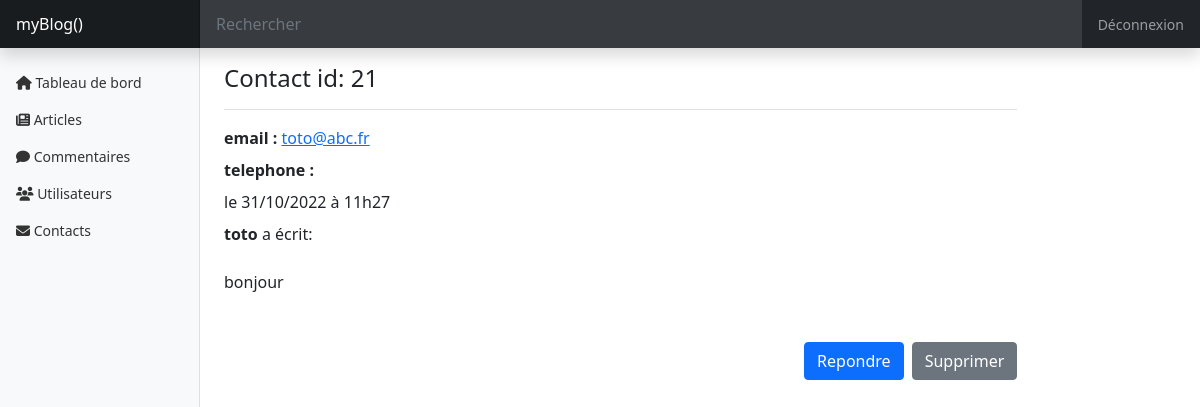
Screenshot of /index.php?action=viewContact&id=21 (signed in) with the database file from the repository.
### tables this page shows
CREATE TABLE `contacts` (
  `id` int(11) NOT NULL,
  `fullname` varchar(255) NOT NULL,
  `email` varchar(255) NOT NULL,
  `phone` varchar(255) DEFAULT NULL,
  `message_content` text NOT NULL,
  `contact_date` datetime NOT NULL
);

### src/controllers/admin/ViewContactController.php (called while the page is built, shortened)
<?php
class viewContactController
{
    public function execute(string $id)
    {
        $contactRepository = new ContactRepository();
        $contactRepository->connection = new DatabaseConnection();
        $contact = $contactRepository->getContactById($id);
        require 'templates/admin/view_contact.php';
    }
}

### src/lib/DatabaseConnection.php (called while the page is built, shortened)
<?php
class DatabaseConnection
{
    public ?\PDO $database = null;
    public function getConnection(): \PDO
    {
        if ($this->database === null) {
            $this->database = new \PDO('mysql:host=localhost;dbname=P5_myBlog;charset=utf8', 'root', '');
        }
        return $this->database;
    }
}

### src/repository/ContactRepository.php (called while the page is built, shortened)
<?php
class ContactRepository
{
    public DatabaseConnection $connection;
    public function getContactById(string $id): Contact
    {
        $statement = $this->connection->getConnection()->prepare(
            "SELECT id, fullname, email, phone, message_content, DATE_FORMAT(contact_date, '%d/%m/%Y à %Hh%i') AS french_creation_date FROM contacts WHERE id = ?"
        );
        $statement->execute([$id]);
        $row = $statement->fetch();
        $contact = new Contact(
            $row['id'],
            $row['fullname'],
            $row['email'],
            $row['phone'],
            $row['message_content'],
            $row['french_creation_date']
        );
        return $contact;
    }
}

### src/model/contact.php (called while the page is built, shortened)
<?php
class Contact
{
    public function __construct(
        string $id,
        string $fullname,
        string $email,
        string $phone,
        string $messageContent,
        string $frenchCreationDate
    ) {
        $this->id = $id;
        $this->fullname = $fullname;
        $this->email = $email;
        $this->messageContent = $messageContent;
        $this->frenchCreationDate = $frenchCreationDate;
    }
}

### templates/admin/view_contact.php (the view, shortened to what this page needs)
<main class="col-md-9 ms-sm-auto col-lg-10 px-md-4">
    <div class="col-lg-10">
        <div class="pt-3 pb-2 mb-3 border-bottom">
            <h1 class="fs-4">Contact id: <?= $contact->id ?></h1>
        </div>
        <article>
            <header class="mb-4">
                <p class="mb-2 fs-6"><strong>email : </strong><a class="mb-2 fs-6" href="mailto:<?= $contact->email ?>"><?= $contact->email ?></a></p>
                <p class="mb-2 fs-6"><strong>telephone : </strong><a class="mb-2 fs-6" href="tel:+<?= $contact->phone ?>"><?= $contact->phone ?></a></p>
                <p class="mb-2 fs-6">le <?= $contact->frenchCreationDate ?></p>
                <p class="mb-2 fs-6"><strong><?= $contact->fullname ?></strong> a écrit: </p>
            </header>
            <section class="mb-5">
                <p class="fs-6 mb-4"><?= $contact->messageContent ?></p>
            </section>
        </article>
        <div class="d-grid gap-2 d-md-flex justify-content-md-end mb-4">
            <a class="btn btn-primary" href="mailto:<?= urlencode($contact->email) ?>" role="button">Repondre</a>
            <a class="btn btn-secondary" href="" data-bs-toggle="modal" data-bs-target="#deleteContact-<?= $contact->id ?>" role="button">Supprimer</a>
        </div>
    </div>
</main>
<?php
require 'templates/admin/layout.php'
?>

### css/dashboard.css (style rules this page uses)
body { font-size: .875rem; }

### rows the page displays
contacts: id "21", email "toto@abc.fr", fullname "toto", message_content "bonjour"

### other values shown
$contact->frenchCreationDate "31/10/2022 à 11h27"
